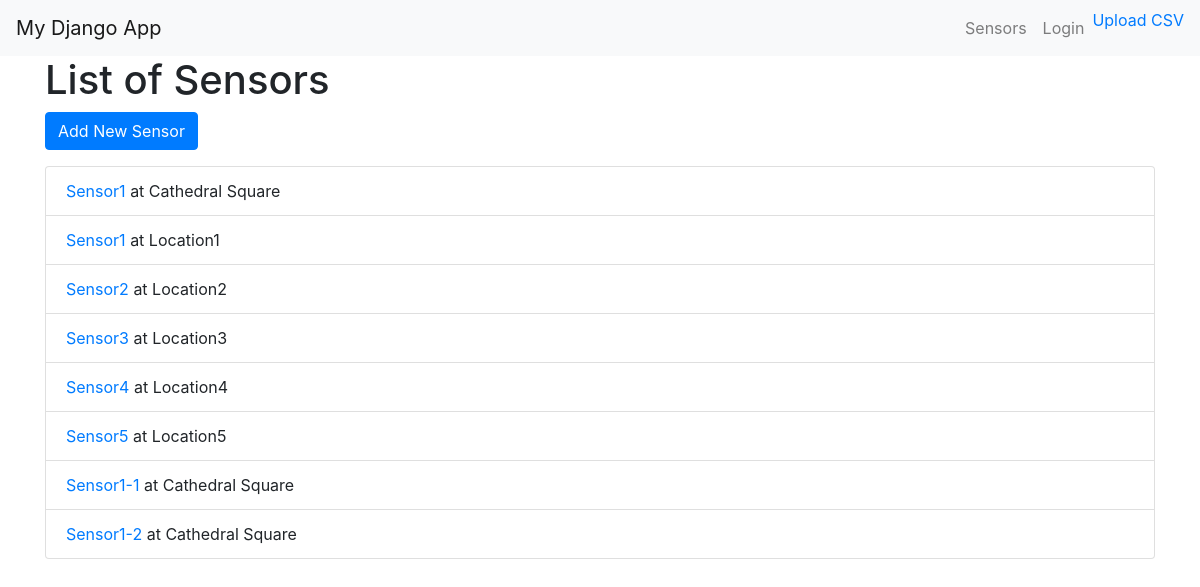
/airMonitor/sensors/, run on an earlier commit of the app's database.
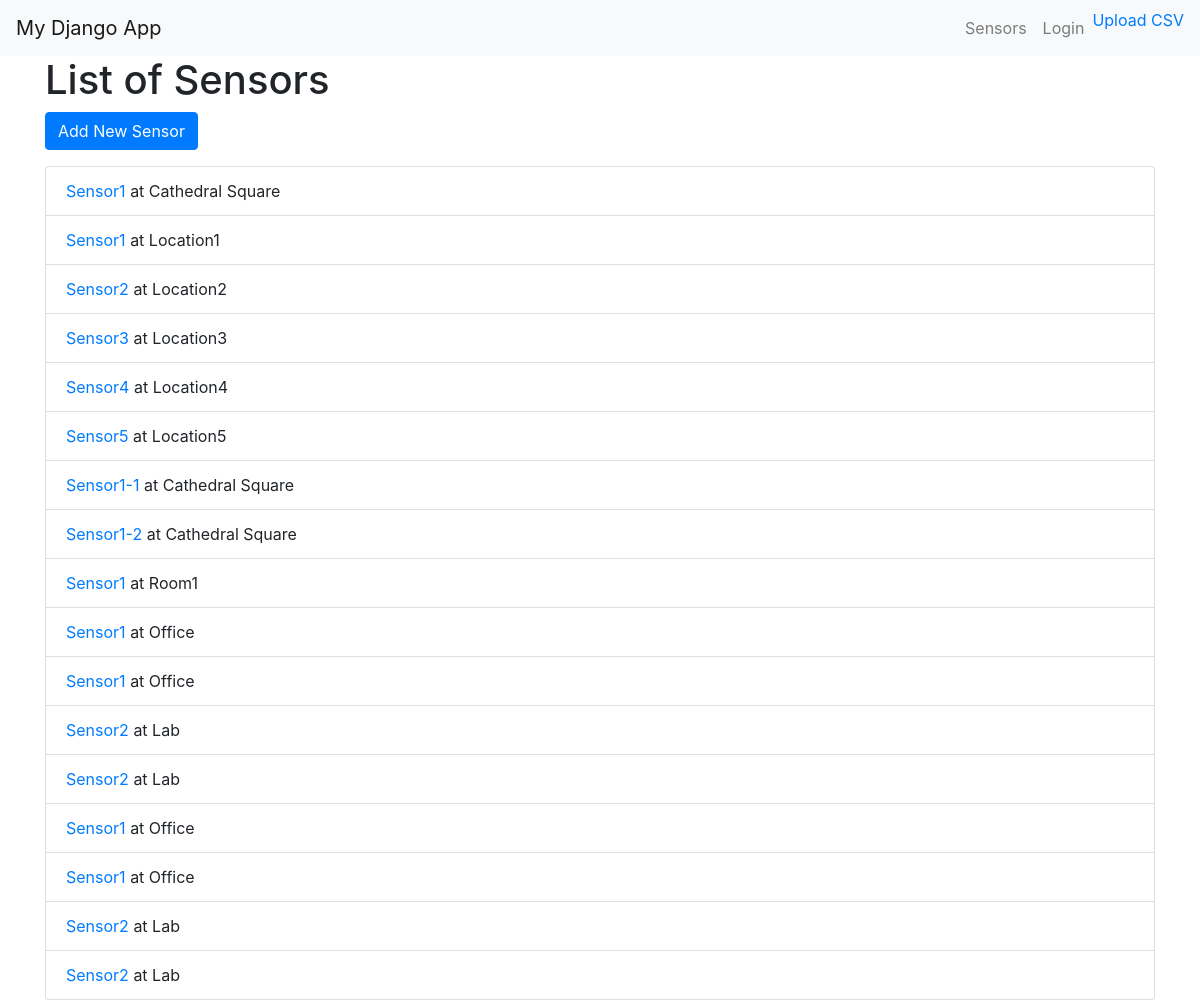
And on a later commit of the database.
### air/models.py (models this page shows, shortened)
class SensorData(models.Model):
    location = models.CharField(max_length=100)
    measurement_date = models.DateField()
    measurement_time = models.TimeField()
    temperature = models.FloatField()
    sensor_name = models.CharField(max_length=100)
    sensor_model = models.CharField(max_length=100)
    sensor_group = models.CharField(max_length=100)
    pressure = models.FloatField()
    co2_level = models.FloatField()

### air/views.py (the view)
# urls.py: path('sensors/', api_views.sensor_list, name='sensor-list'),
def sensor_list(request):
    sensors = SensorData.objects.all()
    return render(request, 'sensor_list.html', {'sensors': sensors})

### air/templates/sensor_list.html (shortened to what this page needs)
{% extends 'base.html' %}
{% block content %}
<h1>List of Sensors</h1>
<a href="{% url 'add_sensor' %}" class="btn btn-primary">Add New Sensor</a>
<ul class="list-group mt-3">
    {% for sensor in sensors %}
        <li class="list-group-item">
            <a href="{% url 'sensor_detail' sensor.id %}">{{ sensor.sensor_name }}</a> at {{ sensor.location }}
        </li>
    {% endfor %}
</ul>
{% endblock %}

### air/templates/base.html (shortened to what this page needs)
<html lang="en">
<head>
    <link rel="stylesheet" href="https://stackpath.bootstrapcdn.com/bootstrap/4.5.2/css/bootstrap.min.css">
</head>
<body>
    <nav class="navbar navbar-expand-lg navbar-light bg-light">
        <a class="navbar-brand" href="#">My Django App</a>
        <div class="collapse navbar-collapse">
            <ul class="navbar-nav ml-auto">
                <li class="nav-item">
                    <a class="nav-link" href="{% url 'sensor_list' %}">Sensors</a>
                </li>
                {% if user.is_authenticated %}
                    <li class="nav-item">
                        <a class="nav-link" href="{% url 'secure' %}">Secure</a>
                    </li>
                    <li class="nav-item">
                        <a class="nav-link" href="{% url 'logout' %}">Logout</a>
                    </li>
                {% else %}
                    <li class="nav-item">
                        <a class="nav-link" href="{% url 'account_login' %}">Login</a>
                    </li>
                {% endif %}
                    <li><a href="{% url 'upload-csv' %}">Upload CSV</a></li>
            </ul>
        </div>
    </nav>
    <div class="container">
        {% block content %}{% endblock %}
    </div>
</body>
</html>

What changed in the data, as far as the page shows it:
added SensorData: sensor_name "Sensor1", location "Room1"
added SensorData: sensor_name "Sensor1", location "Office"
added SensorData: sensor_name "Sensor1", location "Office"
added SensorData: sensor_name "Sensor2", location "Lab"
added SensorData: sensor_name "Sensor2", location "Lab"
added SensorData: sensor_name "Sensor1", location "Office"
added SensorData: sensor_name "Sensor1", location "Office"
added SensorData: sensor_name "Sensor2", location "Lab"
added SensorData: sensor_name "Sensor2", location "Lab"
